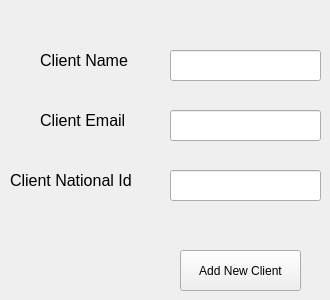
      <widget class="QWidget" name="tab_13">
       <attribute name="title">
        <string>Add New Client</string>
       </attribute>
       <widget class="QLineEdit" name="lineEdit_4">
        <property name="geometry">
         <rect>
          <x>170</x>
          <y>50</y>
          <width>151</width>
          <height>31</height>
         </rect>
        </property>
       </widget>
       <widget class="QPushButton" name="pushButton_12">
        <property name="geometry">
         <rect>
          <x>180</x>
          <y>250</y>
          <width>121</width>
          <height>41</height>
         </rect>
        </property>
        <property name="text">
         <string>Add New Client</string>
        </property>
       </widget>
       <widget class="QLabel" name="label_30">
        <property name="geometry">
         <rect>
          <x>40</x>
          <y>50</y>
          <width>91</width>
          <height>21</height>
         </rect>
        </property>
        <property name="font">
         <font>
          <pointsize>12</pointsize>
         </font>
        </property>
        <property name="text">
         <string>Client Name</string>
        </property>
       </widget>
       <widget class="QLabel" name="label_31">
        <property name="geometry">
         <rect>
          <x>40</x>
          <y>110</y>
          <width>91</width>
          <height>21</height>
         </rect>
        </property>
        <property name="font">
         <font>
          <pointsize>12</pointsize>
         </font>
        </property>
        <property name="text">
         <string>Client Email</string>
        </property>
       </widget>
       <widget class="QLineEdit" name="lineEdit_5">
        <property name="geometry">
         <rect>
          <x>170</x>
          <y>110</y>
          <width>151</width>
          <height>31</height>
         </rect>
        </property>
       </widget>
       <widget class="QLabel" name="label_32">
        <property name="geometry">
         <rect>
          <x>10</x>
          <y>170</y>
          <width>131</width>
          <height>21</height>
         </rect>
        </property>
        <property name="font">
         <font>
          <pointsize>12</pointsize>
         </font>
        </property>
        <property name="text">
         <string>Client National Id</string>
        </property>
       </widget>
       <widget class="QLineEdit" name="lineEdit_24">
        <property name="geometry">
         <rect>
          <x>170</x>
          <y>170</y>
          <width>151</width>
          <height>31</height>
         </rect>
        </property>
       </widget>
      </widget>
